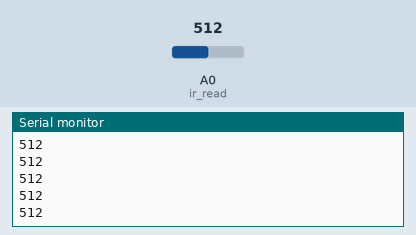
Bench run of a sketch on a simulated Arduino Uno, built with avr-gcc and run on an emulated ATmega328P. Parts: the last lines printed to the serial monitor. Inputs (shaded band) come from the test bench; at power-on: A0 (ir_read) = 512.

Above: at 1.2 s.
1.3 s: A0 (ir_read) set to 716
At 1.8 s:
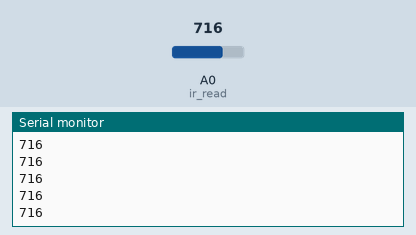
2.8 s: A0 (ir_read) set to 900
At 3.6 s:
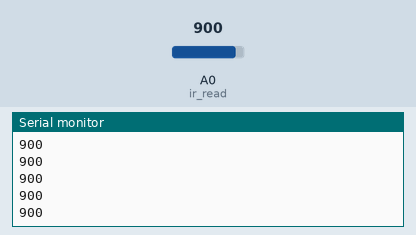
Timing chart, 0 to 5.8 s (numbered marks = the images above; inputs shaded):
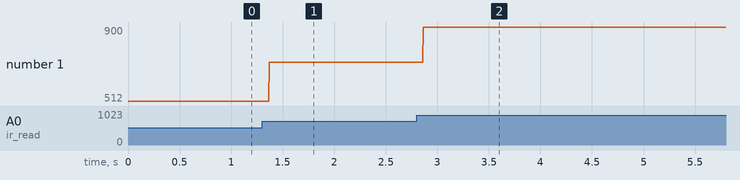

Measured:
- after the input at 1.3 s, the serial monitor: prints a new line after 0.07 s (image 1)
- after the input at 2.8 s, the serial monitor: prints a new line after 0.07 s (image 2)
- plotted number 1: 512 → 716 after the input at 1.3 s, 716 → 900 after the input at 2.8 s

The sketch:

ir_testing.ino
```cpp
// Basic reading of the IR sensor

// Pin definition
const int ir_read = A0;  // Infrared sensor to Analog 0

void setup() {
  Serial.begin(9600);
}

void loop() {

  Serial.println(analogRead(ir_read));
  delay(3);

}
```
